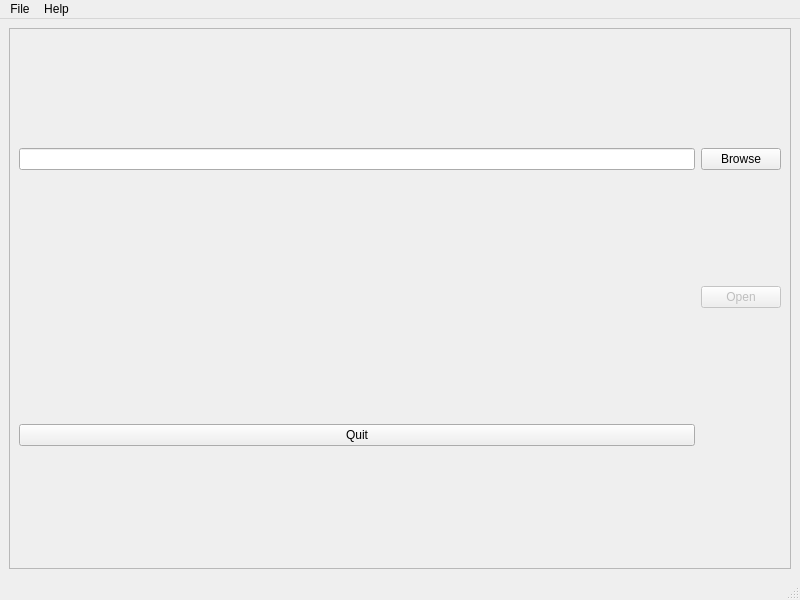
<?xml version="1.0" encoding="UTF-8"?>
<ui version="4.0">
 <class>MainWindow</class>
 <widget class="QMainWindow" name="MainWindow">
  <property name="geometry">
   <rect>
    <x>0</x>
    <y>0</y>
    <width>800</width>
    <height>600</height>
   </rect>
  </property>
  <property name="windowTitle">
   <string>MainWindow</string>
  </property>
  <widget class="QWidget" name="centralwidget">
   <layout class="QHBoxLayout" name="horizontalLayout">
    <item>
     <widget class="QFrame" name="frame">
      <property name="frameShape">
       <enum>QFrame::StyledPanel</enum>
      </property>
      <property name="frameShadow">
       <enum>QFrame::Raised</enum>
      </property>
      <layout class="QGridLayout" name="gridLayout">
       <item row="0" column="0">
        <widget class="QLineEdit" name="le_fileName"/>
       </item>
       <item row="0" column="1">
        <widget class="QPushButton" name="btn_browse">
         <property name="text">
          <string>Browse</string>
         </property>
        </widget>
       </item>
       <item row="2" column="0">
        <widget class="QPushButton" name="pushButton">
         <property name="text">
          <string>Quit</string>
         </property>
        </widget>
       </item>
       <item row="1" column="1">
        <widget class="QPushButton" name="btn_open">
         <property name="enabled">
          <bool>false</bool>
         </property>
         <property name="text">
          <string>Open</string>
         </property>
        </widget>
       </item>
      </layout>
     </widget>
    </item>
   </layout>
  </widget>
  <widget class="QMenuBar" name="menubar">
   <property name="geometry">
    <rect>
     <x>0</x>
     <y>0</y>
     <width>800</width>
     <height>21</height>
    </rect>
   </property>
   <widget class="QMenu" name="menuFile">
    <property name="title">
     <string>File</string>
    </property>
    <addaction name="actionQuit"/>
   </widget>
   <widget class="QMenu" name="menuHelp">
    <property name="title">
     <string>Help</string>
    </property>
    <addaction name="actionSupported_Codecs"/>
   </widget>
   <addaction name="menuFile"/>
   <addaction name="menuHelp"/>
  </widget>
  <widget class="QStatusBar" name="statusbar"/>
  <action name="actionQuit">
   <property name="text">
    <string>Quit</string>
   </property>
  </action>
  <action name="actionSupported_Codecs">
   <property name="text">
    <string>Supported Codecs</string>
   </property>
  </action>
 </widget>
 <resources/>
 <connections>
  <connection>
   <sender>pushButton</sender>
   <signal>clicked()</signal>
   <receiver>MainWindow</receiver>
   <slot>close()</slot>
   <hints>
    <hint type="sourcelabel">
     <x>490</x>
     <y>433</y>
    </hint>
    <hint type="destinationlabel">
     <x>229</x>
     <y>-17</y>
    </hint>
   </hints>
  </connection>
 </connections>
</ui>
